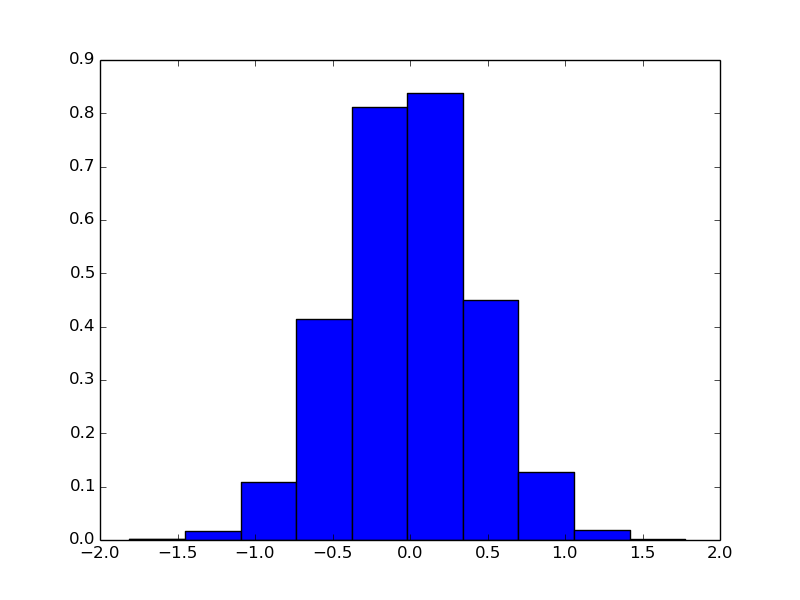

Write Python code to recreate this figure.
import random, math,pylab

N      = 4
beta   = 1.0
tau    = beta / float(N)
x      = [0.0] * N
nsteps = 100000
pos =[]
for step in range(nsteps):
    k = random.randint(0, N - 1)
    xprev = x[(k - 1) % N]
    xnext = x[(k + 1) % N]
    sigma = math.sqrt(tau / 2.0)
    x[k] = random.gauss((xprev + xnext) / 2.0, sigma)
    pos.append(x[1]-x[0])

pylab.hist(pos,normed=True)
pylab.savefig('q16.3.png')
pylab.show()